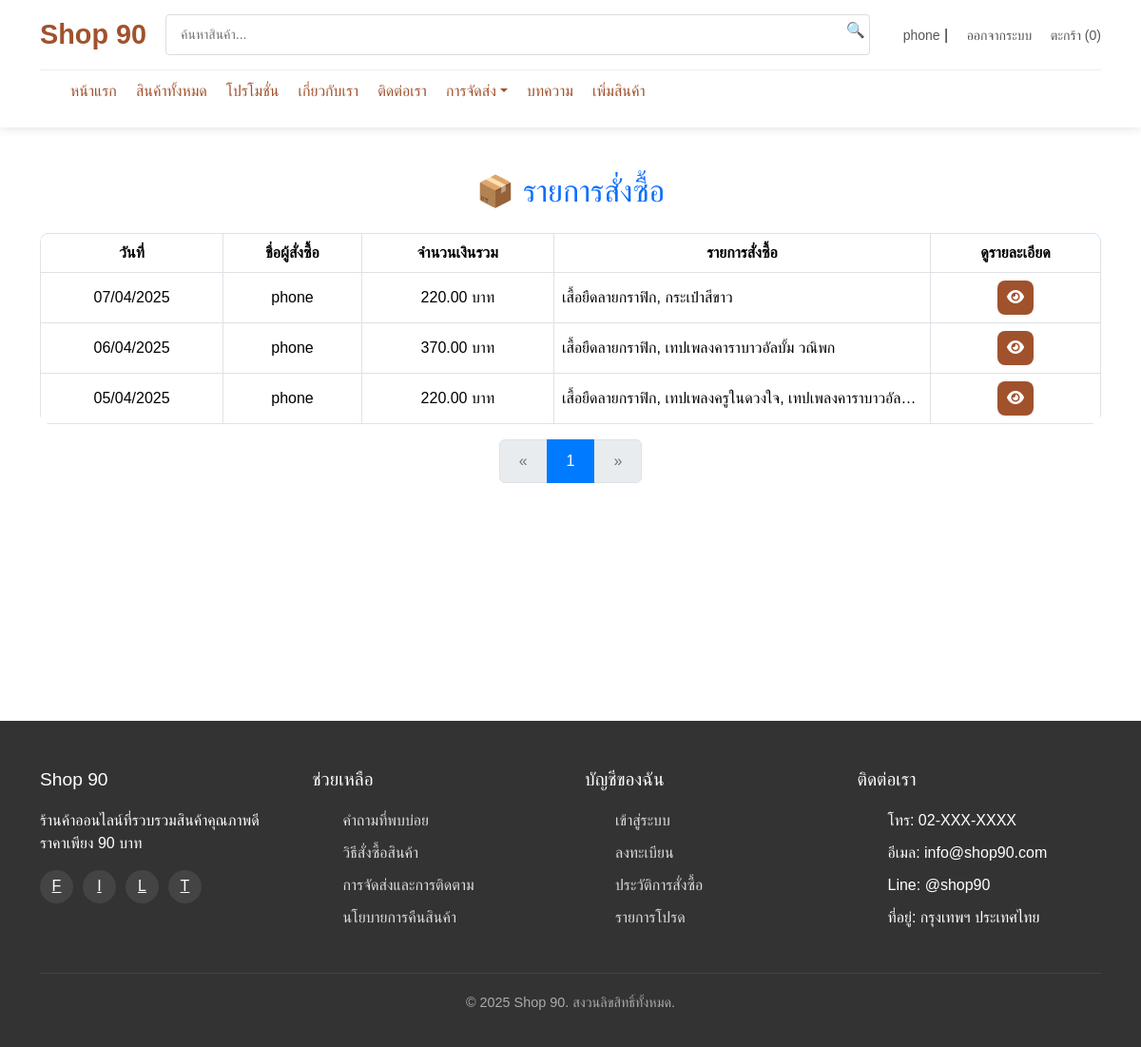
Screenshot of /page/order_list.php (signed in) with the database file from the repository.
### tables this page shows
CREATE TABLE `order_history` (
  `order_id` int(11) NOT NULL,
  `user_id` int(11) NOT NULL,
  `product_id` int(11) NOT NULL,
  `quantity` int(11) NOT NULL,
  `price` decimal(10,2) NOT NULL,
  `total` decimal(10,2) NOT NULL,
  `tracking_number` varchar(100) DEFAULT NULL,
  `delivery_company` varchar(100) DEFAULT NULL,
  `order_date` datetime DEFAULT current_timestamp(),
  `shipping_address` text DEFAULT NULL,
  `phone` varchar(20) DEFAULT NULL,
  `status` enum('รอดำเนินการ','กำลังจัดส่ง','จัดส่งแล้ว') DEFAULT 'รอดำเนินการ'
);

CREATE TABLE `users` (
  `user_id` int(11) NOT NULL,
  `username` varchar(255) NOT NULL,
  `email` varchar(255) NOT NULL,
  `password` varchar(255) NOT NULL,
  `phone_number` varchar(20) DEFAULT NULL,
  `address` text DEFAULT NULL,
  `user_type` enum('customer','admin') NOT NULL DEFAULT 'customer',
  `created_at` timestamp NOT NULL DEFAULT current_timestamp(),
  `profile_image` varchar(255) NOT NULL DEFAULT 'default.png'
);

### page/order_list.php (the view, shortened to what this page needs)
<?php
include('../includes/header.php');
$user_id = $_SESSION['user_id'];
$limit = 5;
$page = isset($_GET['page']) ? (int)$_GET['page'] : 1;
$start = ($page - 1) * $limit;
$where_clause = "AND oh.user_id = $user_id";
$sql = "SELECT order_date, u.username AS user_name,
               GROUP_CONCAT(oh.product_id SEPARATOR ', ') AS products,
               SUM(oh.total) AS total,
               oh.order_id
        FROM order_history oh
        JOIN users u ON oh.user_id = u.user_id
        WHERE 1 $where_clause  -- เฉพาะข้อมูลของ user ที่ล็อกอินอยู่
        GROUP BY oh.user_id, order_date
        ORDER BY order_date DESC
        LIMIT $start, $limit";
$result = $conn->query($sql);
$count_sql = "SELECT COUNT(*) AS total
              FROM (
                  SELECT 1
                  FROM order_history oh
                  JOIN users u ON oh.user_id = u.user_id
                  WHERE 1 $where_clause
                  GROUP BY oh.user_id, order_date
              ) AS grouped_dates";
$count_result = $conn->query($count_sql);
$total_orders = $count_result->fetch_assoc()['total'];
$total_pages = ceil($total_orders / $limit);
?>
<body>
    <div class="container mt-5">
        <h2 class="mb-4 text-center text-primary">📦 รายการสั่งซื้อ</h2>
        <div class="table-responsive">
            <table class="table table-bordered order-table">
                <thead>
                    <tr class="text-center">
                        <th>วันที่</th>
                        <th>ชื่อผู้สั่งซื้อ</th>
                        <th>จำนวนเงินรวม</th>
                        <th>รายการสั่งซื้อ</th>
                        <th>ดูรายละเอียด</th>
                    </tr>
                </thead>
                <tbody>
                    <?php while ($row = $result->fetch_assoc()): ?>
                    <tr class="text-center align-middle">
                        <td><?= date('d/m/Y', strtotime($row['order_date'])) ?></td>
                        <td><?= htmlspecialchars($row['user_name']) ?></td>
                        <td><?= number_format($row['total'], 2) ?> บาท</td>
                        <td class="product-names-cell" title="<?php
    $product_ids = explode(', ', $row['products']);
    $product_names = [];
    foreach ($product_ids as $product_id) {
        $product_id = intval($product_id);
        $product_sql = "SELECT product_name FROM products WHERE product_id = $product_id";
        $product_result = $conn->query($product_sql);
        if ($product_result && $product_row = $product_result->fetch_assoc()) {
            $product_names[] = $product_row['product_name'];
        }
    }
    echo htmlspecialchars(implode(', ', $product_names));
?>">
                            <?= htmlspecialchars(implode(', ', $product_names)) ?>
                        </td>
                        <td>
                            <button type="button" class="view-order-btn" data-toggle="modal"
                                data-target="#orderModal<?= $row['order_id'] ?>" title="ดูรายละเอียด">
                                <i class="fas fa-eye"></i>
                            </button>
                        </td>
                    </tr>
                                                <?php
                                    $product_ids = explode(', ', $row['products']);
                                    $product_names = [];
                                    foreach ($product_ids as $product_id) {
                                        $product_id = (int)$product_id;
                                        $sql_modal_product = "SELECT product_name FROM products WHERE product_id = $product_id";
                                        $result_modal_product = $conn->query($sql_modal_product);
                                        if ($result_modal_product && $product_row = $result_modal_product->fetch_assoc()) {
                                            $product_names[] = $product_row['product_name'];
                                        }
                                    }
                                    ?>
                                        <?php
                                    $product_ids = explode(', ', $row['products']);
                                    foreach ($product_ids as $product_id) {
                                        $product_sql = "SELECT product_image FROM products WHERE product_id = $product_id";
                                        $product_result = $conn->query($product_sql);
                                        if ($product_result && $product_row = $product_result->fetch_assoc()) {
                                            $image_url = $product_row['product_image'];
                                            echo '<div class="col-6 col-md-3">';
                                            echo '<div class="card custom-image-card">';
                                            echo '<img src="../assets/image/' . $image_url . '" alt="Product Image" class="img-fluid">';
                                            echo '</div>';
                                            echo '</div>';
                                        }
                                    }
                                    ?>
                    <?php endwhile; ?>
                </tbody>
            </table>
        </div>
        <nav aria-label="Page navigation" style="margin-bottom: 250px;">
            <ul class="pagination justify-content-center">
                <li class="page-item <?= ($page == 1) ? 'disabled' : '' ?>">
                    <a class="page-link" href="?page=<?= $page - 1 ?>" aria-label="Previous">
                        <span aria-hidden="true">&laquo;</span>
                    </a>
                </li>
                <?php for ($i = 1; $i <= $total_pages; $i++): ?>
                <li class="page-item <?= ($page == $i) ? 'active' : '' ?>">
                    <a class="page-link" href="?page=<?= $i ?>"><?= $i ?></a>
                </li>
                <?php endfor; ?>
                <li class="page-item <?= ($page == $total_pages) ? 'disabled' : '' ?>">
                    <a class="page-link" href="?page=<?= $page + 1 ?>" aria-label="Next">
                        <span aria-hidden="true">&raquo;</span>
                    </a>
                </li>
            </ul>
        </nav>
    </div>
</body>
</html>
<?php include('../includes/footer.php'); ?>

### assets/css/style.css (style rules this page uses)
* { box-sizing: border-box; margin: 0; padding: 0; font-family: 'Prompt', sans-serif; }
body { background-color: #f8f9fa; color: #333; line-height: 1.6; }
.container { max-width: 1200px; margin: 0 auto; padding: 0 20px; }
a { color: #A0522D; text-decoration: none; }

### assets/css/product.css (style rules this page uses)
body { font-family: 'Arial', sans-serif; margin: 0; padding: 0; background-color: #f5f5f5; }

### assets/css/profile.css (style rules this page uses)
:root { --main-color: #A0522D; --text-dark: #333; --bg-light: #f5f5f5; --border-radius: 12px; --shadow-light: 0px 2px 10px rgba(0, 0, 0, 0.1); }

### assets/css/modal.css (style rules this page uses)
h2 { color: #333; text-align: center; margin-bottom: 20px; }

### assets/css/order_tracking.css (style rules this page uses)
h2 { text-align: center; color: #333; font-size: 24px; margin-bottom: 20px; }

### assets/css/order_list.css (style rules this page uses)
.order-table { border-radius: 10px; overflow: hidden; }
.order-table thead { background-color: #007bff; color: white; }
.pagination .page-item.active .page-link { background-color: #007bff; border-color: #007bff; color: white; }
.pagination .page-item.disabled .page-link { color: #6c757d; }
.pagination .page-link { padding: 10px 20px; }
.view-order-btn { background-color: #A0522D; color: #fff; border: none; border-radius: 8px; padding: 6px 10px; transition: all 0.3s ease; }
.product-names-cell { max-width: 200px; white-space: nowrap; overflow: hidden; text-overflow: ellipsis; text-align: left; }

### rows the page displays
order_history: order_date "07/04/2025", user.username "phone", total "220.00", product_names "เสื้อยืดลายกราฟิก, กระเป๋าสีขาว"
order_history: order_date "06/04/2025", user.username "phone", total "370.00", product_names "เสื้อยืดลายกราฟิก, เทปเพลงคาราบาวอัลบั้ม วณิพก"
order_history: order_date "05/04/2025", user.username "phone", total "220.00", product_names "เสื้อยืดลายกราฟิก, เทปเพลงครูในดวงใจ, เทปเพลงคาราบาวอัล…"

### other values shown
$_SESSION['username'] "phone"
